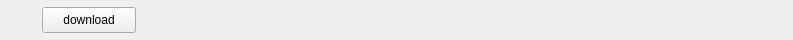
<?xml version="1.0" encoding="UTF-8"?>
<ui version="4.0">
 <class>DownloadBar</class>
 <widget class="QWidget" name="DownloadBar">
  <property name="geometry">
   <rect>
    <x>0</x>
    <y>0</y>
    <width>793</width>
    <height>40</height>
   </rect>
  </property>
  <property name="windowTitle">
   <string>Form</string>
  </property>
  <widget class="QToolButton" name="toolButton">
   <property name="geometry">
    <rect>
     <x>42</x>
     <y>7</y>
     <width>94</width>
     <height>26</height>
    </rect>
   </property>
   <property name="text">
    <string>download</string>
   </property>
  </widget>
 </widget>
 <resources/>
 <connections/>
</ui>
